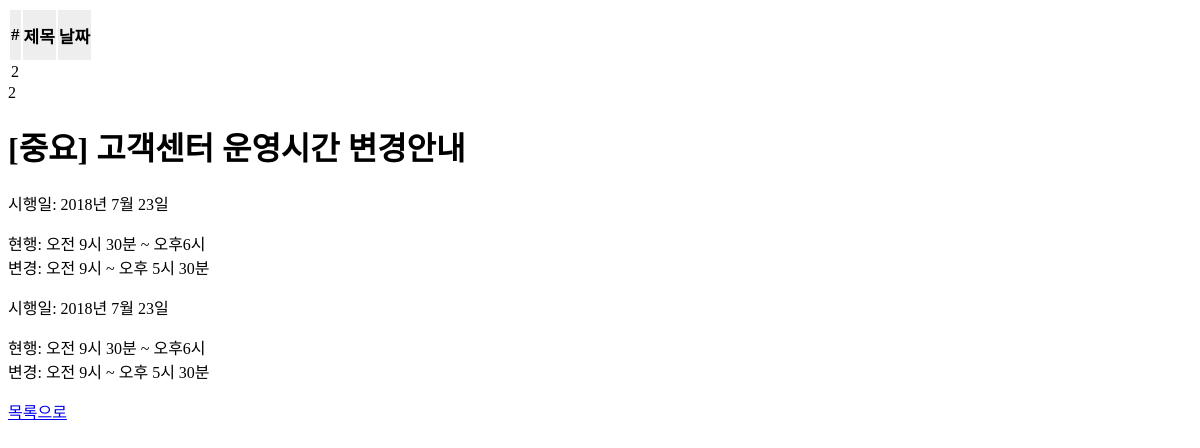
Page /notice//2 on the committed database.
### notice/models.py (models this page shows, shortened)
class Post(models.Model):
    title = models.CharField(max_length=100, verbose_name='제목')
    content= models.TextField()
    updated_at=models.DateTimeField(auto_now=True, verbose_name='날짜')
    class Meta:
        ordering=['-id']

### notice/views.py (the view)
# urls.py: path('/<int:pk>', views.post_detail, name='post_detail'),
def post_detail(request, pk):
    post = Post.objects.get(pk=pk)
    return render(request, 'notice/post_detail.html', {
        'post': post,
    })

### notice/templates/notice/post_detail.html (shortened to what this page needs)
<!DOCTYPE html>
<html lang="en" xmlns:notice="http://www.w3.org/1999/xhtml">
<head>
  {% load static %}
  <link rel="stylesheet" href="{% static "notice/post_detail.css" %}" />
</head>
<body>
      <table class="table table-hover table-bordered">
        <thead>
          <div class="divhead">
            <tr class="notice_head">
              <th class="num">#</th>
              <th class="title">제목</th>
              <th class="date">날짜</th>
            </tr>
          </div>
        </thead>
        <tbody>
        <tr>
          <td>{{post.pk}}</td>
        </tr>
        </tbody>
      </table>
      {{post.pk}}<a><h1>{{ post.title }}</h1></a>
      {{ post.content|linebreaks }}
{{ post.content|linebreaks }}
<a href="{% url "notice:post_list" %}" class="btn btn-primary">목록으로</a>
</body>
</html>

### notice/static/notice/post_detail.css (style rules this page uses)
.notice_head { color: #000000; font-size: 17px; height: 50px; padding: 22px 22px; background: #eeeeee; text-align: Center; width: 935px; }

### rows in the picture
Post: pk "2", title "[중요] 고객센터 운영시간 변경안내", content "시행일: 2018년 7월 23일 현행: 오전 9시 30분 ~ 오후6시 변경: 오전 9시 ~ 오후 5시 30분"
